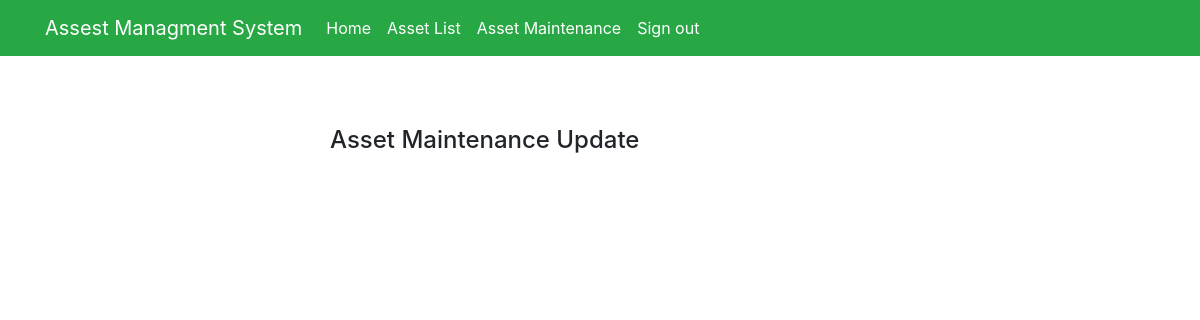
The page /assetmainupdate/76/ (signed in) on the database as committed earlier.
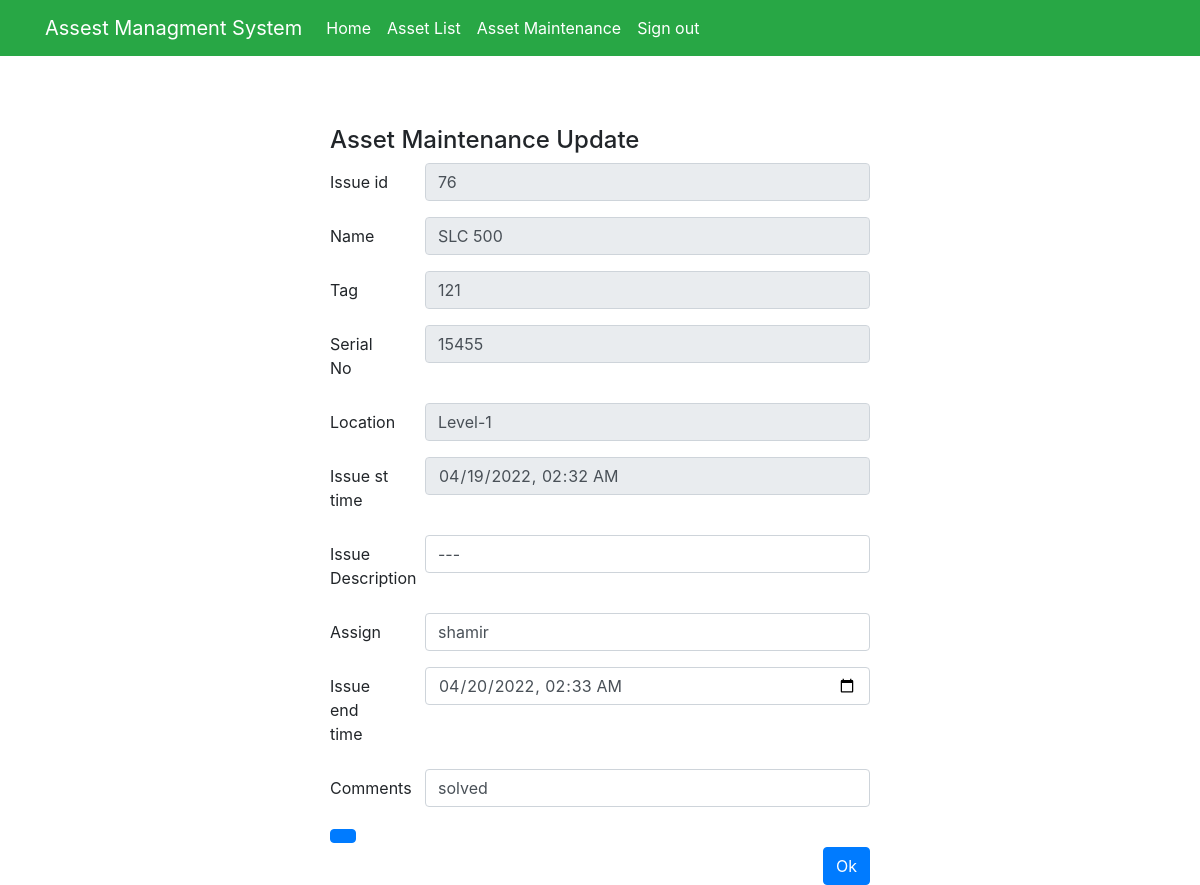
The same page on the database as committed later.
### myapp/models.py (models this page shows)
class AssetMain(models.Model):
    asset_id = models.CharField(max_length=100)
    asset_name = models.CharField(max_length=100)
    asset_tag = models.CharField(max_length=100)
    asset_serial_No = models.CharField(max_length=100)
    asset_loc = models.CharField(max_length=100)
    asset_status = models.CharField(max_length=100,null=True, default=None, blank=True)
    date_main = models.DateTimeField(blank=True, null=True,default=datetime.date.today)
    asset_desc = models.CharField(max_length=100,null=True, default=None, blank=True)
    asset_assign = models.CharField(max_length=100,null=True, default=None, blank=True)
    date_solved = models.DateTimeField(null=True, default=None, blank=True)
    asset_comments = models.CharField(max_length=100,null=True, default=None, blank=True)
    def __str__(self):
        return self.asset_name

### myapp/views.py (the view, shortened to what this page needs)
# urls.py: path('assetmainupdate/<int:pk>/', views.assetmainupdate, name="assetmainupdate"),
@login_required(login_url='signin')
def assetmainupdate(request,pk,new={}):
    global id_g
    print('s1')
    print(pk)
    asset_main = AssetMain.objects.filter(id=pk)
    print(asset_main)
    context = {}
    return render(request, 'myapp/assetmainupdate.html', locals())

### myapp/templates/myapp/assetmainupdate.html (shortened to what the changed rows need)
{% extends 'myapp/base.html' %}
{% block content %}
<div class="container">
    <div class="row">
        <div class="col-sm-6 mx-auto" style="margin-top: 70px">
                {% for row in asset_main %}
                <form action="{% url 'assetmainupdate' row.id %}" method="post">
                <div class="form-group row">
                    <label for="example-email-input" class="col-2 col-form-label">Issue id</label>
                    <div class="col-10">
                        <input name='Issue_id' class="form-control" type="text" id="example-email-input"value="{{row.id}}" readonly>
                    </div>
                </div>
                <div class="form-group row">
                    <label for="example-email-input" class="col-2 col-form-label">Name</label>
                    <div class="col-10">
                        <input name='asset_name' class="form-control" type="text" id="example-email-input"value="{{row.asset_name}}" readonly >
                    </div>
                </div>
                <div class="form-group row">
                    <label for="example-email-input" class="col-2 col-form-label">Tag</label>
                    <div class="col-10">
                        <input name='asset_tag' class="form-control" type="text" value="{{row.asset_tag}}" readonly>
                    </div>
                </div>
                <div class="form-group row">
                    <label for="example-email-input" class="col-2 col-form-label">Serial No</label>
                    <div class="col-10">
                        <input name='asset_serial_No' class="form-control" type="text" id="example-email-input"value="{{row.asset_serial_No}}" readonly>
                    </div>
                </div>
                <div class="form-group row">
                    <label for="example-email-input" class="col-2 col-form-label">Location</label>
                    <div class="col-10">
                        <input name='asset_loc' class="form-control" type="text" value="{{row.asset_loc}}"readonly>
                    </div>
                </div>
                <div class="form-group row">
                    <label for="example-email-input" class="col-2 col-form-label" >Issue st time</label>
                    <div class="col-10">
                        <input name='date_main' class="form-control" type="datetime-local" value="{{row.date_main|date:'Y-m-d'}}T{{row.date_main|time:'H:i:s'}}" readonly>
                    </div>
                </div>
                <div class="form-group row">
                    <label for="example-email-input" class="col-2 col-form-label">Issue Description</label>
                    <div class="col-10">
                        <input name='asset_desc' class="form-control" type="text" value="{{row.asset_desc}}">
                    </div>
                </div>
                <div class="form-group row">
                    <label for="example-email-input" class="col-2 col-form-label">Assign</label>
                    <div class="col-10">
                        <input name='asset_assign' class="form-control" type="text" value="{{row.asset_assign}}">
                    </div>
                </div>
                <div class="form-group row">
                    <label for="example-email-input" class="col-2 col-form-label" >Issue end time</label>
                    <div class="col-10">
                        <input name='date_solved' class="form-control" required="" type="datetime-local" value="{{row.date_solved|date:'Y-m-d'}}T{{row.date_solved|time:'H:i:s'}}">
                    </div>
                </div>
                <div class="form-group row">
                    <label for="example-email-input" class="col-2 col-form-label">Comments</label>
                    <div class="col-10">
                        <input name='asset_comments' class="form-control" type="text" value="{{row.asset_comments}}">
                    </div>
                </div>
                <div class="pull-right">
                    <td><a class="btn btn-primary btn-s" href="{% url 'workorder' row.id%}" method="post"></a></td>
                </div>
                <div>
                    <button type="submit" name="python_code" class="btn btn-primary float-right">Ok</button>
                </div>
                {% endfor %}
                </form>
        </div>
    </div>
</div>
{% endblock %}

Rows that differ between the two databases and show on the page:
added AssetMain: asset_tag "121", asset_loc "Level-1", date_main "04/19/2022 02:32", asset_desc "---", asset_assign "shamir", date_solved "04/20/2022 02:33", asset_comments "solved"
